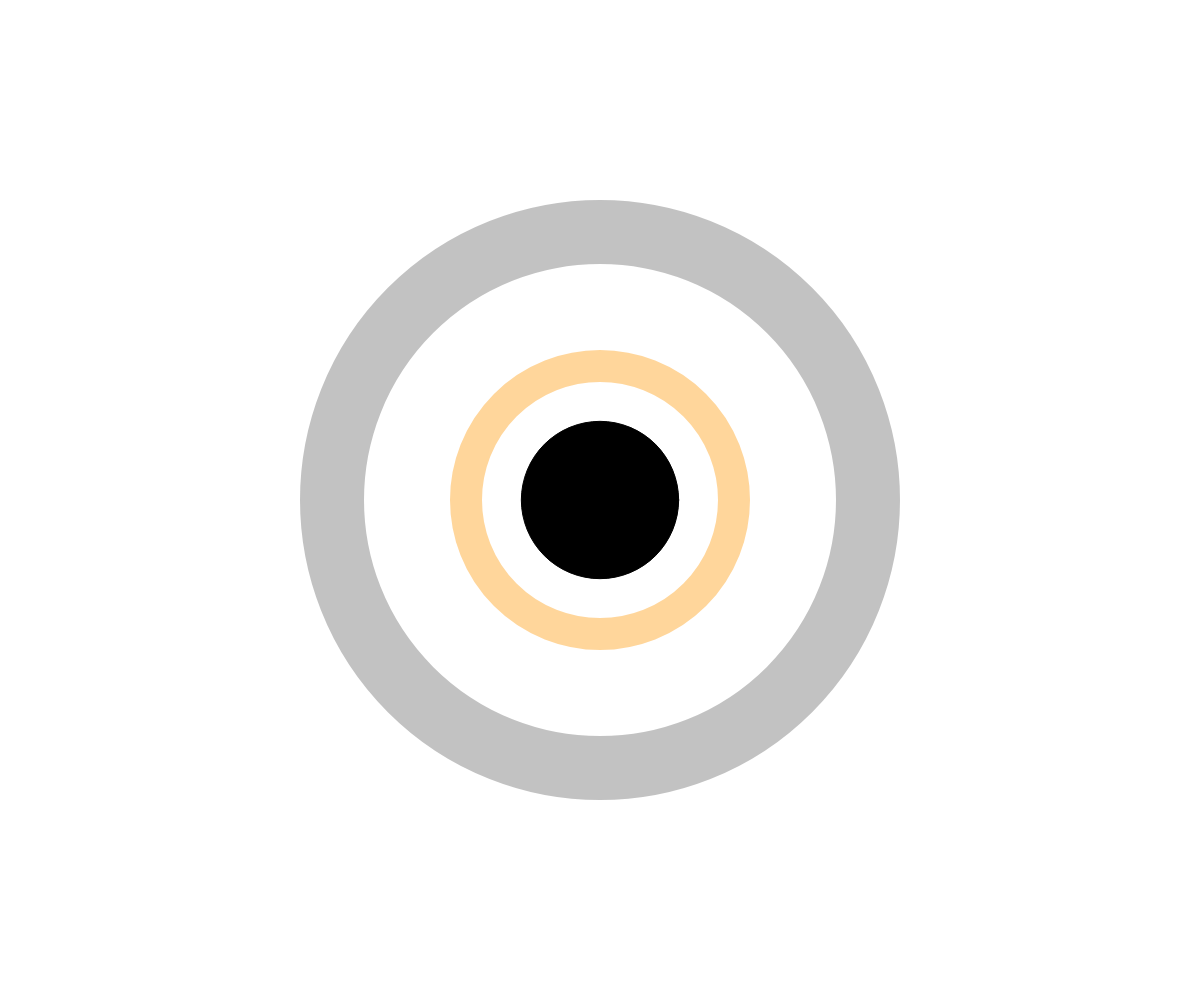
Frame 1 (no input)
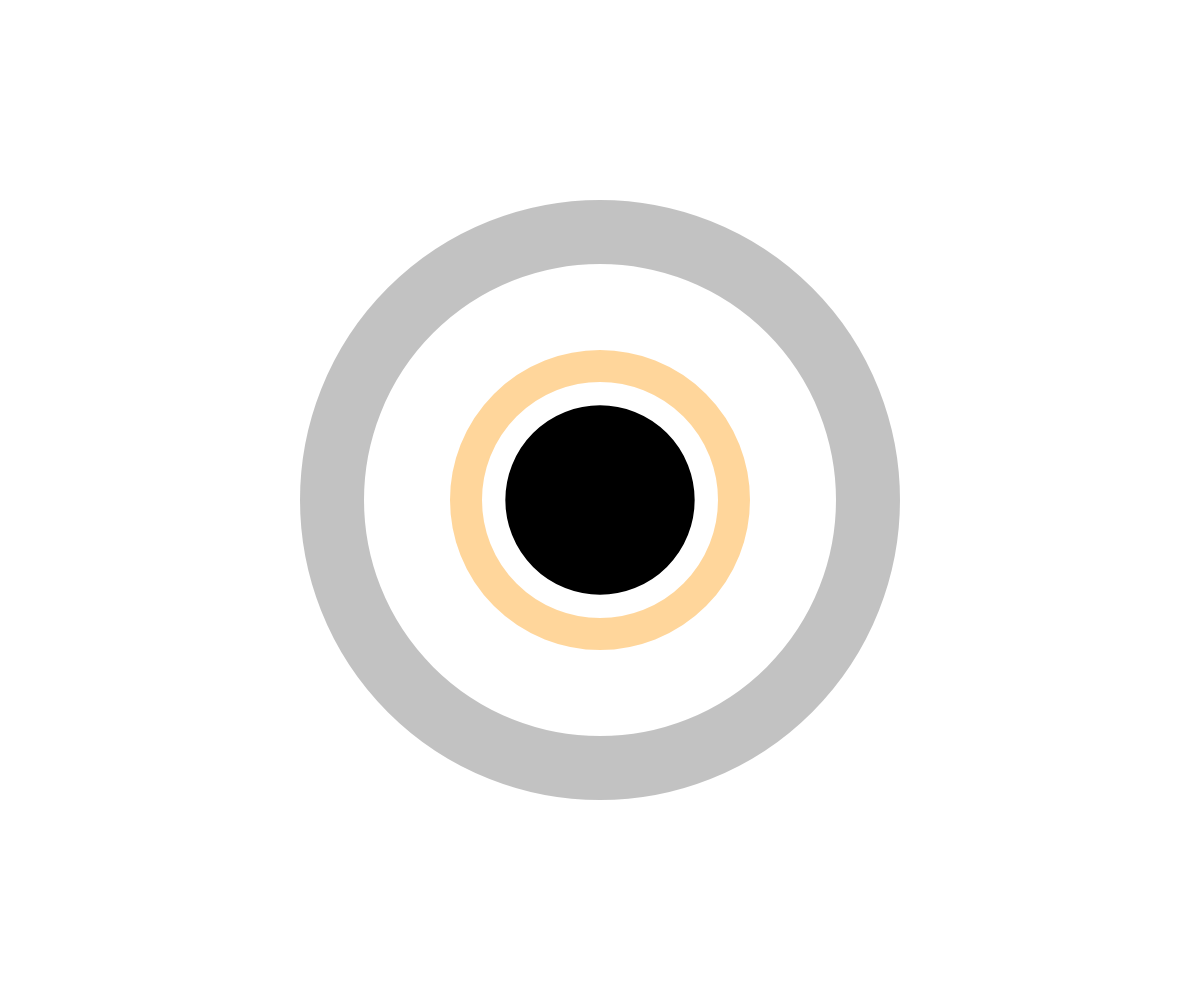
Frame 60 (no input)
Frame 120 (the mouse pressed at the canvas centre since frame 60): identical to frame 60, image omitted

The p5.js sketch that drew these frames (run headless with seeded random() and noise() and a simulated clock; from frame 60 on, the mouse is pressed at the canvas centre):

// p5.js sketch
// ── sketch.js
// var c = 30;
// var G = 3.54;
 const dt = 2;

let m87;

const particles = [];
let start, end;

function setup() {
  createCanvas(windowWidth, windowHeight);

  button1 = createButton("Set G to");
  button1.mousePressed(resetSketch);
  Gvalue = createInput(3.54);
  
  button2 = createButton("Set c to");
  button2.mousePressed(resetSketch);
  Cvalue = createInput(30);

  m87 = new Blackhole(width / 2, height / 2, 10000);
  rcol1 = random(226);
  rcol2 = random(226);
  rcol3 = random(226);

  //start = height / 2;
  //end = height / 2 - m87.rs * 2.6;

  for (let y = 0; y < start; y += 10) {
    particles.push(new Photon(width - 20, y));
  }
}

function resetSketch() {
  rcol1 = random(226);
  rcol2 = random(226);
  rcol3 = random(226);
  G = Gvalue.value();
  c = Cvalue.value();
  // m87 = new Blackhole(width / 2, height / 2, 10000);
 // dt = 2;
  for (let y = 0; y < start; y += 10) {
    particles.push(new Photon(width - 20, y));
  }
}

function draw() {
  background(255);
  //stroke(0);
  //strokeWeight(1);
  //line(0, start, width, start);
  //line(0, end, width, end);

  for (let p of particles) {
    m87.pull(p);
    p.update();
    p.show();
  }
  m87.show();
}

// ── blackhole.js
class Blackhole {
 
  constructor(x, y, m) {
    this.pos = createVector(x, y);
    this.mass = m;
    this.rs = (2 * Gvalue.value() * this.mass) / (Cvalue.value() * Cvalue.value());
  }

  pull(photon) {
    var force = p5.Vector.sub(this.pos, photon.pos);
    var theta = force.heading();
    var r = force.mag();
    var fg = Gvalue.value() * this.mass / (r * r);
    var deltaTheta = -fg * (dt / Cvalue.value()) * sin(photon.theta - theta);
    deltaTheta /= abs(1.0 - 2.0 * Gvalue.value() * this.mass / (r * Cvalue.value() * Cvalue.value()));
    photon.theta += deltaTheta;
    photon.vel = p5.Vector.fromAngle(photon.theta);
    photon.vel.setMag(Cvalue.value());

    if (r <= this.rs + 0.5) {
      photon.stop();
    }
  }


  show() {
    fill(0);
    stroke(0);
    ellipseMode(RADIUS);
    ellipse(this.pos.x, this.pos.y, this.rs);

    noFill();
    stroke(100, 100);
    strokeWeight(64);
    ellipse(this.pos.x, this.pos.y, this.rs * 3 + 32);

    stroke(255, 150, 0, 100);
    strokeWeight(32);

    ellipse(this.pos.x, this.pos.y, this.rs * 1.5 + 16);


  }



}
// ── photon.js
class Photon {

  constructor(x, y) {
    this.pos = createVector(x, y);
    this.vel = createVector(-c, 0);
    this.history = [];
    this.stopped = false;
    this.theta = PI;
  }

  stop() {
    this.stopped = true;
  }

  update() {
    
    if (!this.stopped) {
      //if (frameCount % 5 == 0) {
        this.history.push(this.pos.copy());
      //}
      const deltaV = this.vel.copy();
      deltaV.mult(dt);
      this.pos.add(deltaV);
    }

    if (this.history.length > 500) {
      this.history.splice(0, 1);
    }
    
    if (this.pos.x < 0 || this.pos.x > width ||
        this.pos.y < 0 || this.pos.y > height) {
      this.stop(); 
    }

  }

  show() {
    strokeWeight(4);
    stroke(rcol1, rcol2, rcol3);
    point(this.pos.x, this.pos.y);

    strokeWeight(1);
    noFill();
    beginShape();
    for (let v of this.history) {
     vertex(v.x, v.y);
   }

    endShape();

  }


}
